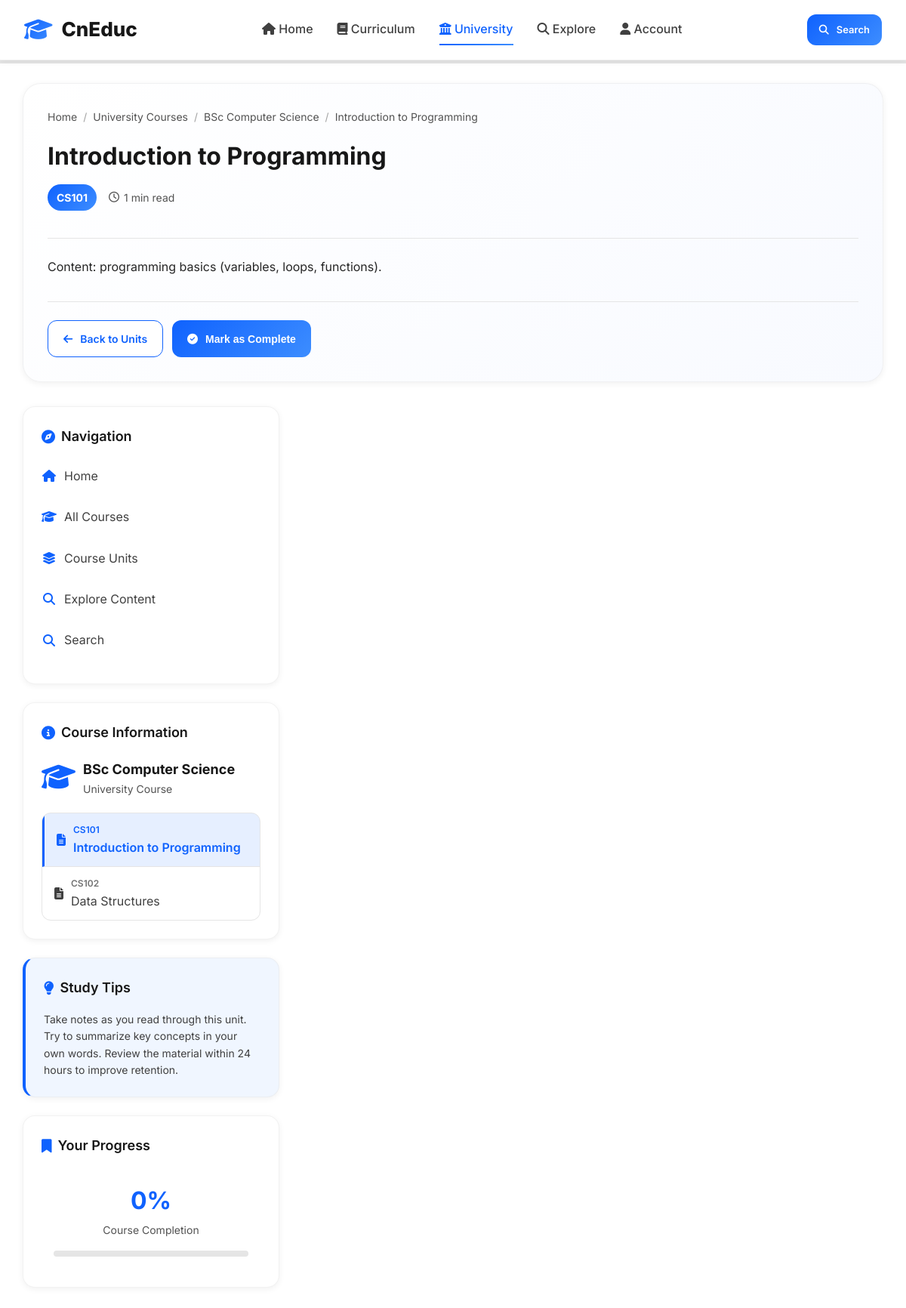
Screenshot of /read_unit.php?id=1 with the database file from the repository.
### tables this page shows
CREATE TABLE IF NOT EXISTS `courses` (
  `id` INT AUTO_INCREMENT PRIMARY KEY,
  `name` VARCHAR(255) NOT NULL,
  `description` TEXT
);

CREATE TABLE IF NOT EXISTS `units` (
  `id` INT AUTO_INCREMENT PRIMARY KEY,
  `course_id` INT NOT NULL,
  `code` VARCHAR(50),
  `title` VARCHAR(255) NOT NULL,
  `content` TEXT,
  `position` INT DEFAULT 0,
  FOREIGN KEY (`course_id`) REFERENCES `courses`(`id`) ON DELETE CASCADE
);

### includes/functions.php (called while the page is built, shortened)
<?php
require_once __DIR__ . '/db.php';
function get_course($id) {
    global $mysqli;
    $id = (int)$id;
    $res = $mysqli->query("SELECT * FROM courses WHERE id = $id");
    return $res ? $res->fetch_assoc() : null;
}
function get_units_by_course($course_id) {
    global $mysqli;
    $course_id = (int)$course_id;
    $res = $mysqli->query("SELECT * FROM units WHERE course_id = $course_id ORDER BY position, id");
    return $res ? $res->fetch_all(MYSQLI_ASSOC) : [];
}
function get_unit($id) {
    global $mysqli;
    $id = (int)$id;
    $res = $mysqli->query("SELECT * FROM units WHERE id = $id");
    return $res ? $res->fetch_assoc() : null;
}

### read_unit.php (the view, shortened to what this page needs)
<?php
require_once __DIR__ . '/includes/functions.php';
$unit_id = (int)$_GET['id'];
$unit = get_unit($unit_id);
$course = get_course($unit['course_id']);
?>
<!DOCTYPE html>
<html lang="en">
<head>
    <link rel="stylesheet" href="https://cdnjs.cloudflare.com/ajax/libs/font-awesome/6.4.0/css/all.min.css">
</head>
<body>
    <nav class="navbar">
        <div class="nav-container">
            <a href="index.php" class="nav-logo">
                <i class="fas fa-graduation-cap"></i>
                <span>CnEduc</span>
            </a>
            <div class="nav-links">
                <a href="index.php"><i class="fas fa-home"></i> Home</a>
                <a href="#"><i class="fas fa-book"></i> Curriculum</a>
                <a href="#" class="active"><i class="fas fa-university"></i> University</a>
                <a href="explore.php"><i class="fas fa-search"></i> Explore</a>
                <a href="#"><i class="fas fa-user"></i> Account</a>
            </div>
            <div class="nav-actions">
                <a href="search.php" class="btn btn-primary btn-sm">
                    <i class="fas fa-search"></i> Search
                </a>
            </div>
        </div>
    </nav>
    <div class="reading-progress">
    </div>
    <div class="content-wrapper">
        <div class="card fade-in">
            <div class="breadcrumb">
                <a href="index.php">Home</a>
                <span class="separator">/</span>
                <a href="courses.php">University Courses</a>
                <span class="separator">/</span>
                <a href="units.php?course_id=<?php echo $course['id']; ?>"><?php echo htmlspecialchars($course['name']); ?></a>
                <span class="separator">/</span>
                <span><?php echo htmlspecialchars($unit['title']); ?></span>
            </div>
            <div class="unit-header">
                <h1 class="unit-title"><?php echo htmlspecialchars($unit['title']); ?></h1>
                <div class="unit-meta">
                    <div class="unit-code"><?php echo htmlspecialchars($unit['code']); ?></div>
                    <div class="unit-duration">
                        <i class="far fa-clock"></i>
                        <?php
                        $word_count = str_word_count(strip_tags($unit['content']));
                        $reading_time = ceil($word_count / 200);
                        echo $reading_time . ' min read';
                        ?>
                    </div>
                </div>
            </div>
            <div class="unit-content">
                <?php
                $content = nl2br(htmlspecialchars($unit['content']));
                echo $content;
                ?>
            </div>
            <div class="action-buttons">
                <a href="units.php?course_id=<?php echo $course['id']; ?>" class="btn btn-secondary">
                    <i class="fas fa-arrow-left"></i> Back to Units
                </a>
                <button class="btn btn-primary" id="markCompleteBtn">
                    <i class="fas fa-check-circle"></i> Mark as Complete
                </button>
            </div>
        </div>
        <div class="grid">
            <aside class="sidebar">
                <div class="sidebar-card fade-in delay-1">
                    <h3><i class="fas fa-compass"></i> Navigation</h3>
                    <ul class="navigation-list">
                        <li><a href="index.php"><i class="fas fa-home"></i> Home</a></li>
                        <li><a href="courses.php"><i class="fas fa-graduation-cap"></i> All Courses</a></li>
                        <li><a href="units.php?course_id=<?php echo $course['id']; ?>"><i class="fas fa-layer-group"></i> Course Units</a></li>
                        <li><a href="explore.php"><i class="fas fa-search"></i> Explore Content</a></li>
                        <li><a href="search.php"><i class="fas fa-search"></i> Search</a></li>
                    </ul>
                </div>
                <div class="sidebar-card fade-in delay-2">
                    <h3><i class="fas fa-info-circle"></i> Course Information</h3>
                    <div class="course-info">
                        <div class="course-icon">
                            <i class="fas fa-graduation-cap"></i>
                        </div>
                        <div class="course-details">
                            <div class="course-name"><?php echo htmlspecialchars($course['name']); ?></div>
                            <div class="course-meta">University Course</div>
                        </div>
                    </div>
                    <div class="units-list">
                        <?php
                        $units = get_units_by_course($course['id']);
                        foreach ($units as $course_unit):
                        ?>
                            <div class="unit-item <?php echo $unit['id'] == $course_unit['id'] ? 'active' : ''; ?>">
                                <a href="read_unit.php?id=<?php echo $course_unit['id']; ?>">
                                    <i class="fas fa-file-alt"></i>
                                    <div>
                                        <div class="unit-item-code"><?php echo htmlspecialchars($course_unit['code']); ?></div>
                                        <div><?php echo htmlspecialchars($course_unit['title']); ?></div>
                                    </div>
                                </a>
                            </div>
                        <?php endforeach; ?>
                    </div>
                </div>
                <div class="sidebar-card tip-card fade-in delay-3">
                    <h3><i class="fas fa-lightbulb"></i> Study Tips</h3>
                    <p style="font-size: 14px; color: var(--gray-700); line-height: 1.6;">
                        Take notes as you read through this unit. Try to summarize key concepts in your own words.
                        Review the material within 24 hours to improve retention.
                    </p>
                </div>
                <div class="sidebar-card fade-in delay-3">
                    <h3><i class="fas fa-bookmark"></i> Your Progress</h3>
                    <div style="text-align: center; padding: 16px;">
                        <div style="font-size: 32px; font-weight: 700; color: var(--accent);">0%</div>
                        <div style="font-size: 14px; color: var(--gray-600); margin-bottom: 16px;">Course Completion</div>
                        <div style="height: 8px; background: var(--gray-200); border-radius: 4px; overflow: hidden;">
                        </div>
                    </div>
                </div>
            </aside>
        </div>
    </div>
</body>
</html>

### rows the page displays
courses: name "BSc Computer Science"
units: title "Introduction to Programming", code "CS101", content "1", content "Content: programming basics (variables, loops, functions)."
units: code "CS102", title "Data Structures"
